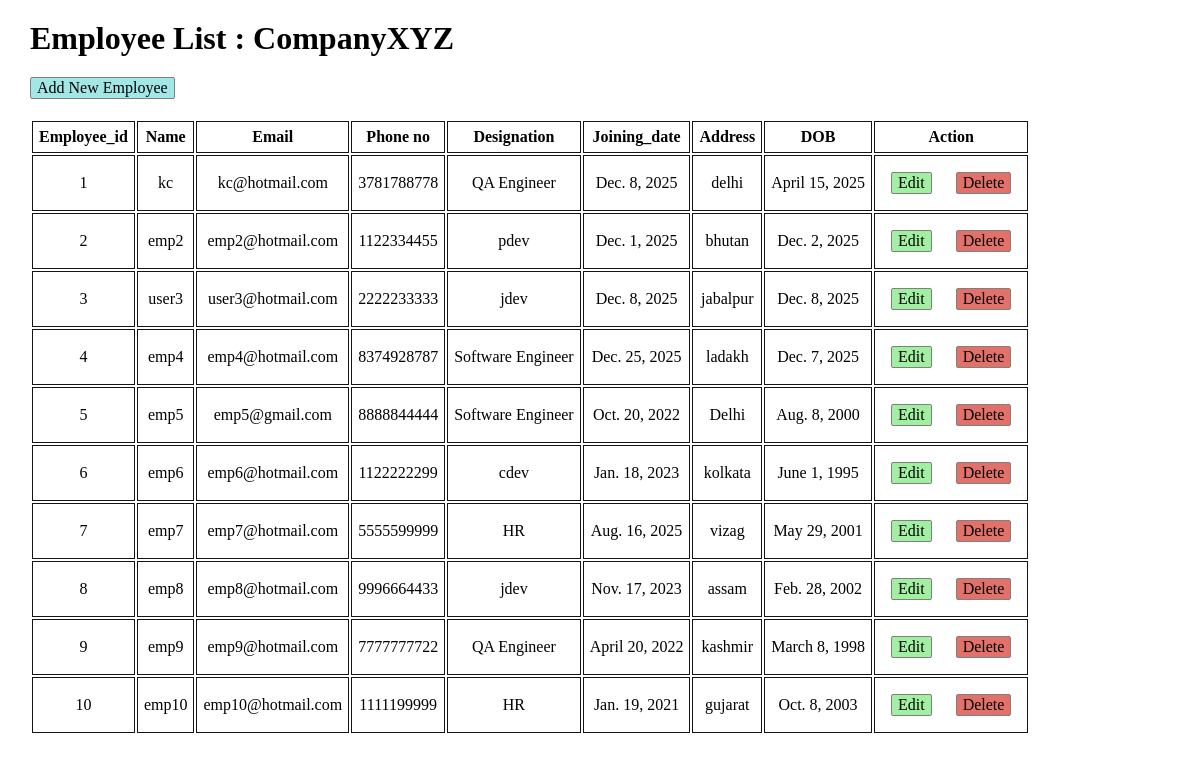
The app's page /employee/, older data.
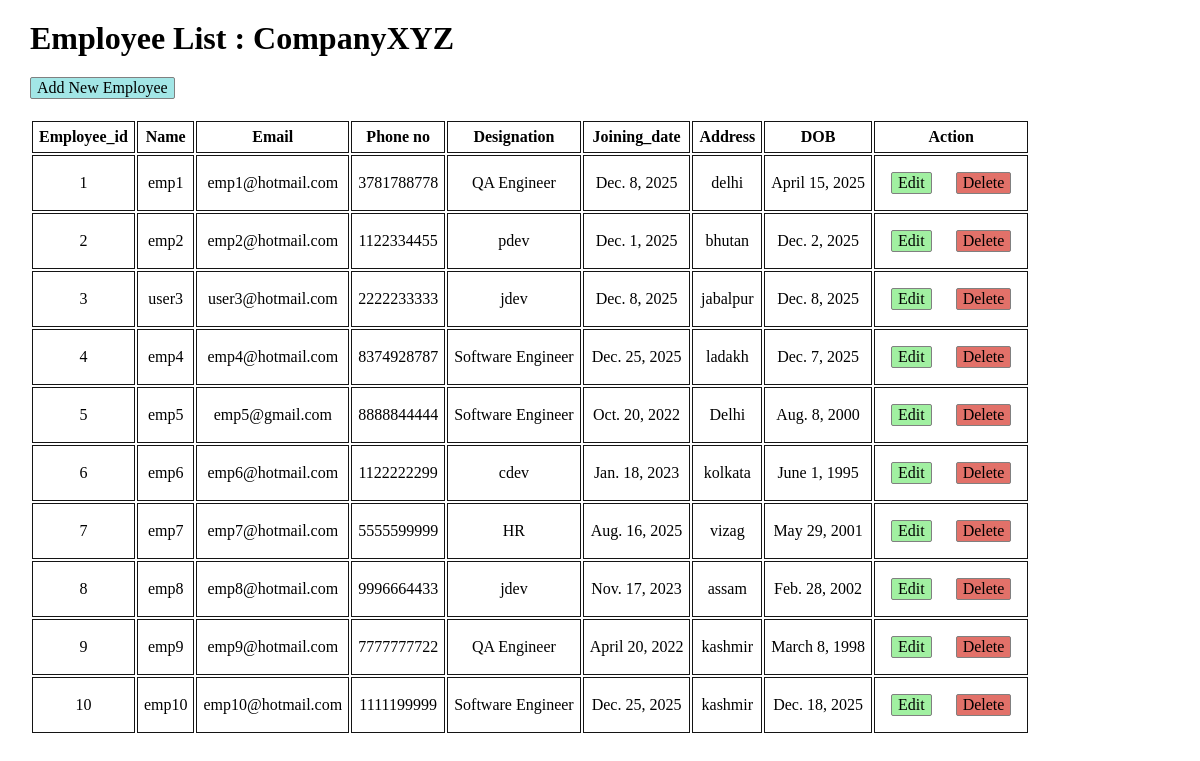
The same page, newer data.
### app1/models.py (models this page shows)
class Employee(models.Model):
    employee_id = models.IntegerField()
    name = models.CharField(max_length=255)
    email = models.EmailField()
    phone = models.CharField(max_length=10)
    designation = models.CharField(max_length=255, choices=Designation)
    joining_date = models.DateField()
    dob = models.DateField(blank=True , null=True)
    address = models.TextField(blank=True, null=True)

### app1/views.py (the view)
# urls.py: path('employee/', employee_list),
def employee_list(request):
    employees= Employee.objects.all()
    name = 'CompanyXYZ'
    return render(request ,'employees.html', context={'employees_key' : employees,
                                                      'name' : name
                                                      })

### templates/employees.html (shortened to what this page needs)
<!DOCTYPE html>
{% load static %}
<html lang="en">
<head>
    <link rel="stylesheet" href="{% static 'css/style.css' %}">
</head>
<body>
    <h1>Employee List : {{name}}</h1>
    <a href="addemp/" id="add-emp">Add New Employee</a>
    <table id="emp_table">
  <tr>
    <th>Employee_id</th>
    <th>Name</th>
    <th>Email</th>
    <th>Phone no</th>
    <th>Designation</th>
    <th>Joining_date</th>
    <th>Address</th>
    <th>DOB</th>
    <th>Action</th>
  </tr>
  {% for emp in employees_key %}
  <tr>
    <td>{{emp.employee_id}}</td>
    <td>{{emp.name}}</td>
    <td>{{emp.email}}</td>
    <td>{{emp.phone}}</td>
    <td>{{emp.designation}}</td>
    <td>{{emp.joining_date}}</td>
    <td>{{emp.address}}</td>
    <td>{{emp.dob}}</td>
    <td>
      <a href="editemp/{{emp.id}}" id='edit-emp' >Edit</a>
      <a href="delete/{{emp.id}}" id='del-emp' >Delete</a>
    </td>
  </tr>
  {% endfor %}
    </table>
</body>
</html>

### static/css/style.css (style rules this page uses)
* { margin :10px; }
#emp_table tr th,td { border: 1px solid rgb(20, 20, 20); padding :6px; text-align: center; }
#add-emp { text-decoration: none; cursor: pointer; color: black; display: inline-block; border : 1px solid grey; background-color: rgb(162, 230, 230); padding : 1px 6px; border-radius: 2px; }
#edit-emp { text-decoration: none; cursor: pointer; color: black; display: inline-block; border : 1px solid grey; padding : 1px 6px; border-radius: 2px; background-color: rgb(161, 240, 161); }
#del-emp { text-decoration: none; cursor: pointer; color: black; display: inline-block; border : 1px solid grey; padding : 1px 6px; border-radius: 2px; background-color: rgb(226, 113, 105); }

Row changes from the older to the newer data that the page shows:
removed Employee: employee_id "10", name "emp10", email "emp10@hotmail.com", phone "1111199999", designation "HR", joining_date "Jan. 19, 2021", address "gujarat", dob "Oct. 8, 2003"
changed Employee "delhi": name "kc" → "emp1"; email "kc@hotmail.com" → "emp1@hotmail.com"
added Employee: employee_id "10", name "emp10", email "emp10@hotmail.com", phone "1111199999", designation "Software Engineer", joining_date "Dec. 25, 2025", address "kashmir", dob "Dec. 18, 2025"
